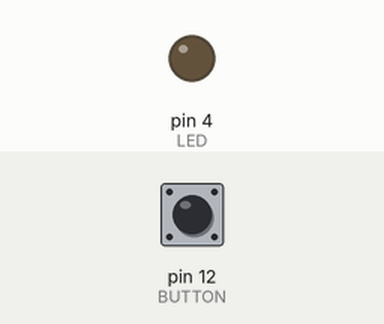
Bench run of a sketch on a simulated Arduino Uno, built with avr-gcc and run on an emulated ATmega328P. Shown: output pins drawn as LEDs (lit = HIGH). Inputs (shaded band) come from the test bench; at power-on: pin 12 (BUTTON) LOW.

Above: at 1.2 s.
1.3 s: pin 12 (BUTTON) pulled HIGH for 3.2 s
At 5.2 s:
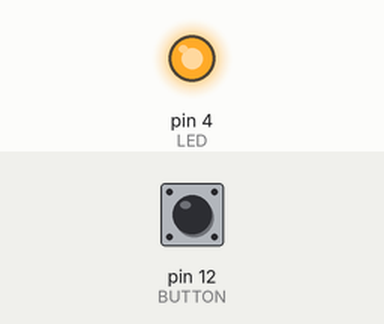
6.0 s: pin 12 (BUTTON) pulled HIGH for 0.15 s
At 6.5 s:
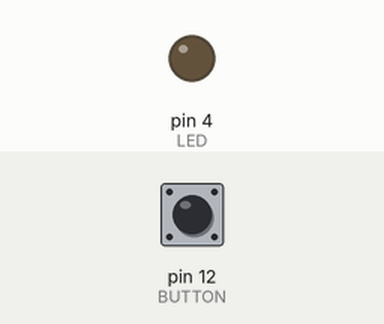
Timing chart, 0 to 9.0 s (numbered marks = the images above; inputs shaded):
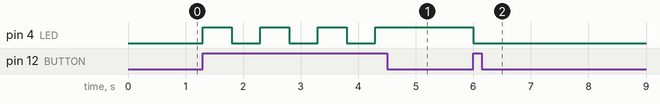

The sketch:

Button.ino
```cpp
const int LED = 4, BUTTON = 12;
int state=0;

void setup()
{
  pinMode(LED,OUTPUT);
  pinMode(BUTTON,INPUT);
}

void loop()
{
  if(digitalRead(BUTTON))
  {
    state = 1 - state;
    digitalWrite(LED,state);
    delay(500);
  }
}
```

Measured:
- after the input at 1.3 s, pin 4 (LED): alternates HIGH for 0.50 s and LOW for 0.50 s, 7 changes in all, then stays HIGH, starting at once
- after the input at 6.0 s, pin 4 (LED): HIGH → LOW at once
